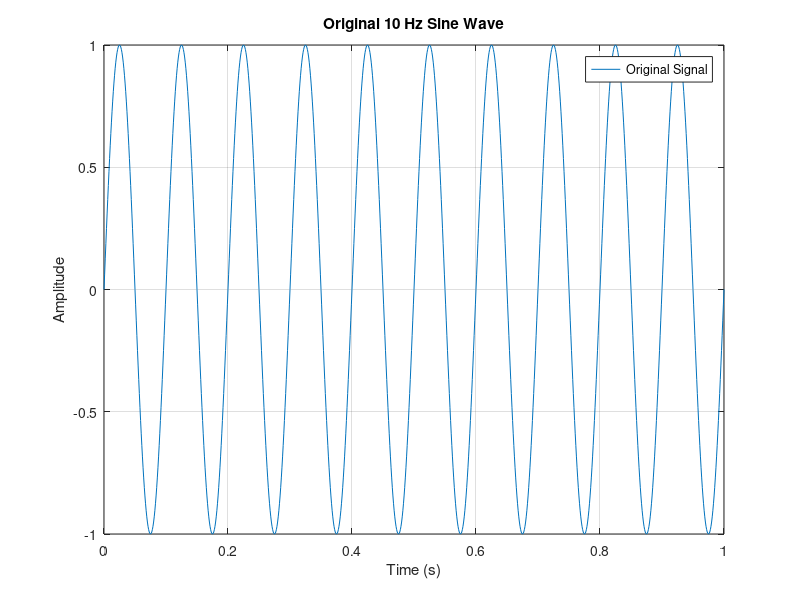
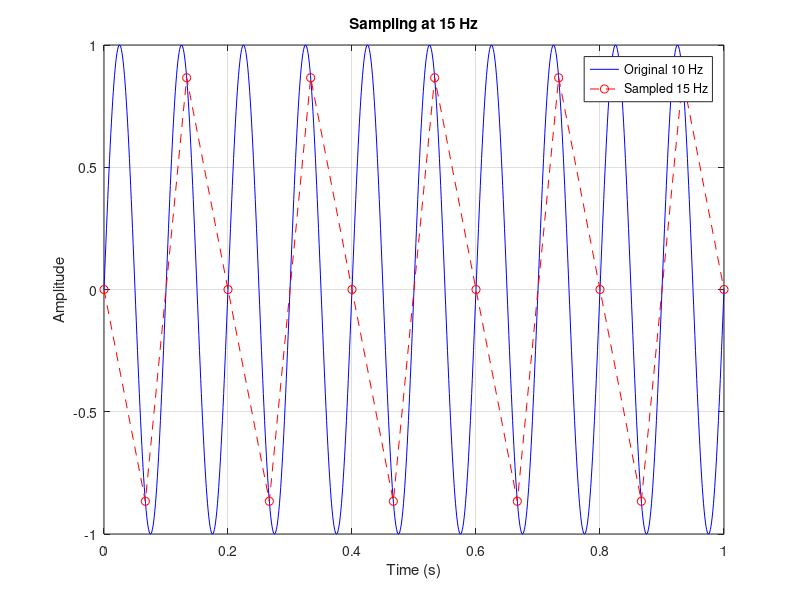
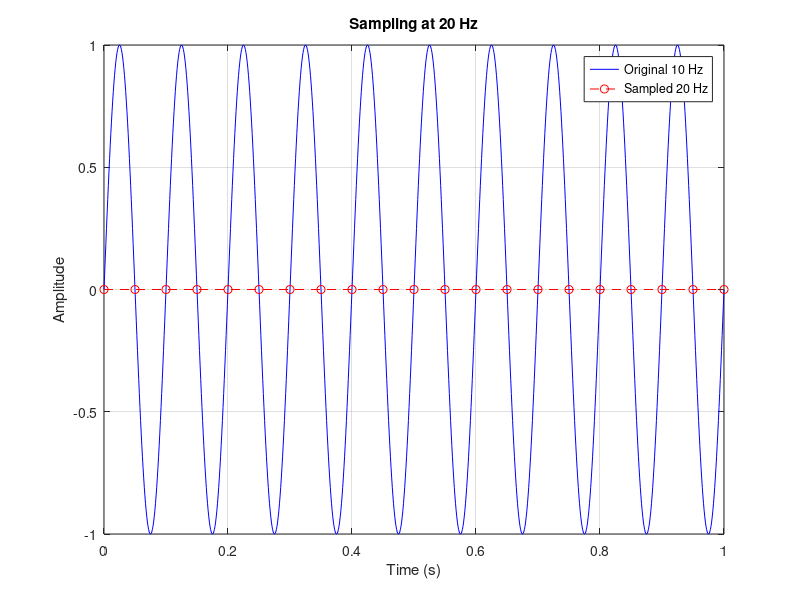
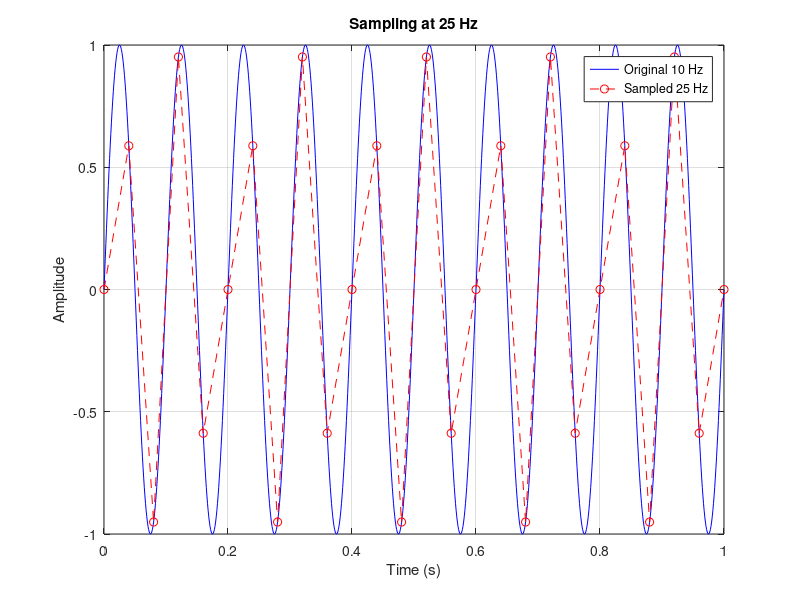

Here is the MATLAB script that generated these plots, in order:
clear; clc; close all;

% Task 1: Original 10 Hz signal (using 1000 Hz step so it looks smooth)
f = 10;
t = 0:0.001:1;
y = sin(2*pi*f*t);

f1 = figure(1);
plot(t, y);
title('Original 10 Hz Sine Wave');
xlabel('Time (s)');
ylabel('Amplitude');
legend('Original Signal');
grid on;
exportgraphics(f1, 'original_signal.png');

% Task 2: Sampling at different frequencies

% 15 Hz
fs1 = 15;
t1 = 0:1/fs1:1;
y1 = sin(2*pi*f*t1);

f2 = figure(2);
plot(t, y, 'b');
hold on;
plot(t1, y1, 'ro--');
hold off;
title('Sampling at 15 Hz');
xlabel('Time (s)');
ylabel('Amplitude');
legend('Original 10 Hz', 'Sampled 15 Hz');
grid on;
exportgraphics(f2, 'sampling_15Hz.png');

% 20 Hz
fs2 = 20;
t2 = 0:1/fs2:1;
y2 = sin(2*pi*f*t2);

f3 = figure(3);
plot(t, y, 'b');
hold on;
plot(t2, y2, 'ro--');
hold off;
title('Sampling at 20 Hz');
xlabel('Time (s)');
ylabel('Amplitude');
legend('Original 10 Hz', 'Sampled 20 Hz');
grid on;
exportgraphics(f3, 'sampling_20Hz.png');

% 25 Hz
fs3 = 25;
t3 = 0:1/fs3:1;
y3 = sin(2*pi*f*t3);

f4 = figure(4);
plot(t, y, 'b');
hold on;
plot(t3, y3, 'ro--');
hold off;
title('Sampling at 25 Hz');
xlabel('Time (s)');
ylabel('Amplitude');
legend('Original 10 Hz', 'Sampled 25 Hz');
grid on;
exportgraphics(f4, 'sampling_25Hz.png');

% 50 Hz
fs4 = 50;
t4 = 0:1/fs4:1;
y4 = sin(2*pi*f*t4);

f5 = figure(5);
plot(t, y, 'b');
hold on;
plot(t4, y4, 'ro--');
hold off;
title('Sampling at 50 Hz');
xlabel('Time (s)');
ylabel('Amplitude');
legend('Original 10 Hz', 'Sampled 50 Hz');
grid on;
exportgraphics(f5, 'sampling_50Hz.png');

% 100 Hz
fs5 = 100;
t5 = 0:1/fs5:1;
y5 = sin(2*pi*f*t5);

f6 = figure(6);
plot(t, y, 'b');
hold on;
plot(t5, y5, 'ro--');
hold off;
title('Sampling at 100 Hz');
xlabel('Time (s)');
ylabel('Amplitude');
legend('Original 10 Hz', 'Sampled 100 Hz');
grid on;
exportgraphics(f6, 'sampling_100Hz.png');
